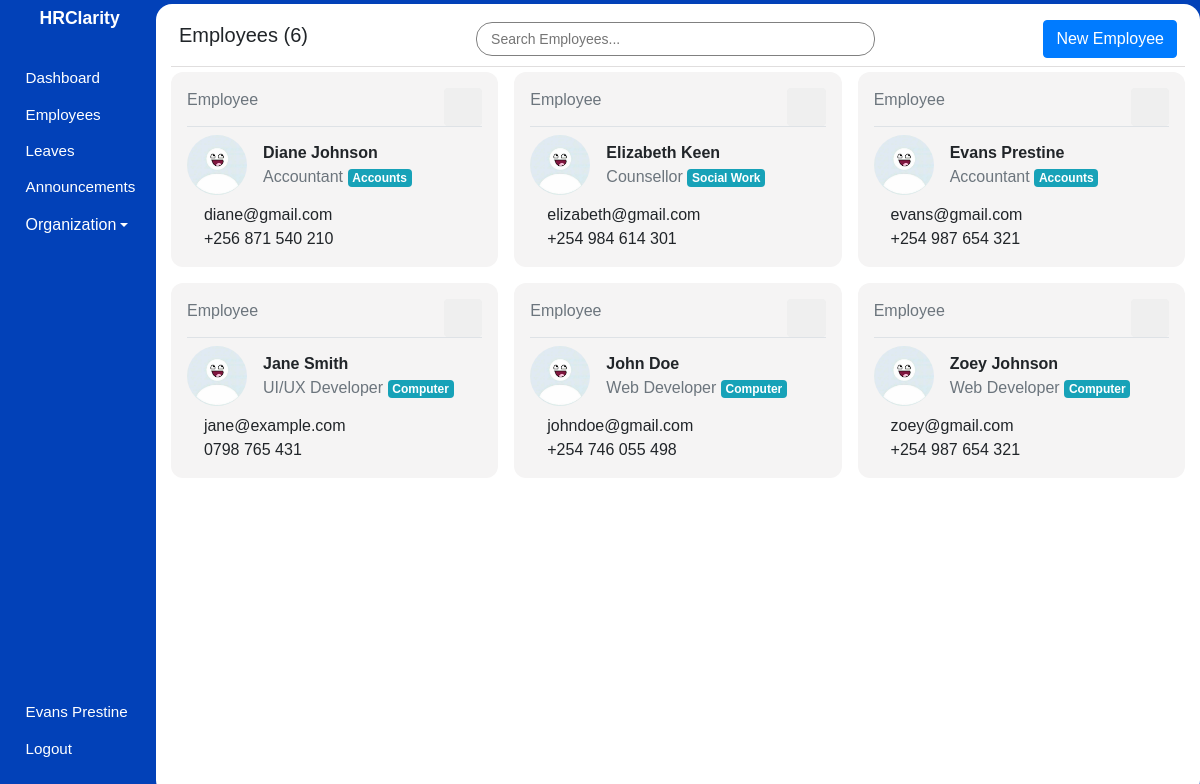
The page /admin/employees (signed in) on the database its author committed.
### hrms/models.py (models this page shows, shortened)
class User(db.Model, UserMixin):
    id = db.Column(db.Integer, primary_key=True)
    first_name = db.Column(db.String(80), nullable=False)
    last_name = db.Column(db.String(120), nullable=False)
    dob = db.Column(db.Date, nullable=False)
    gender = db.Column(db.String(7), nullable=False)
    email_address = db.Column(db.String(120), nullable=False)
    phone_number = db.Column(db.String(20), nullable=False)
    national_id = db.Column(db.Integer, nullable=False)
    user_level = db.Column(db.Integer, nullable=False, default=1)
    user_type = db.Column(db.String(10), nullable=False, default='employee')
    password = db.Column(db.String(60), nullable=False)
    image_file = db.Column(db.String(20), nullable=False, default='default.jpg')
    leaves = db.relationship('Leave')
    occupation_id = db.Column(db.Integer, db.ForeignKey('occupation.id'), nullable=False)

class Occupation(db.Model):
    id = db.Column(db.Integer, primary_key=True)
    name = db.Column(db.String(100), nullable=False)
    department_id = db.Column(db.Integer, db.ForeignKey('department.id'), nullable=False)
    employees = db.relationship('User', backref='occupation', lazy=True)

class Department(db.Model):
    id = db.Column(db.Integer, primary_key=True)
    name = db.Column(db.String(100), unique=True, nullable=False)
    occupations = db.relationship('Occupation', backref='department', lazy=True)

### hrms/hrm/routes.py (the view)
@admin.route('/admin/employees')
@login_required
def employees():
    employees = db.session.query(User, Occupation).join(Occupation).filter(User.user_level == 1).order_by(User.first_name.asc()).all()
    employees_count = len(employees)
    return render_template('admin/employees.html', page_title='Employees', employees=employees, employees_count=employees_count, user=current_user)

### hrms/models.py (called while the page is built)
@login_manager.user_loader
def load_user(user_id):
    user = User.query.filter_by(id=user_id).first()
    return user

### hrms/templates/admin/employees.html (shortened to what this page needs)
{% extends 'main_layout.html' %} {% block body %}
<section class="app">
  {% include 'admin/aside.html' %}
  <main class="Employees">
    <div class="main_container container-fluid pt-2">
      <div class="header p-2 d-flex justify-content-between align-items-center">
        <h5>Employees ({{ employees_count }})</h5>
        <input
          type="text"
          id="myInput"
          onkeyup="searchFunction()"
          placeholder="Search Employees..."
          class="form-control-sm"
        />
        <a href="{{ url_for('admin.add_employee') }}" class="btn btn-primary"
          >New Employee</a
        >
      </div>
      <div class="employees_wrapper">
        {% for employee, occupation in employees %}
        <div class="employee searchable p-3">
          <div class="actions border-bottom d-flex justify-content-between">
            <span class="text-secondary">
              {% if employee.user_level == 1 %} Employee {% elif
              employee.user_level == 2 %} Admin {% endif %}
            </span>
            <div class="d-flex align-items-center">
              <a
                href="{{ url_for('admin.update_employee', employee_id=employee.id) }}"
              >
                <span class="icon icon-pencil"></span>
              </a>
              <form
                action="{{ url_for('admin.delete_employee', employee_id=employee.id) }}"
                method="post"
                onsubmit="return confirm('Are you sure you want to delete this Employee?');"
              >
                <button type="submit" class="btn">
                  <span class="icon icon-trash text-danger"></span>
                </button>
              </form>
            </div>
          </div>
          <div class="details d-flex align-items-center pt-2">
            <img
              src="{{ url_for('static', filename='images/dp.jpg') }}"
              alt="Employee"
            />
            <div class="basic_info ml-3">
              <p class="m-0">
                <b>{{ employee.first_name }} {{ employee.last_name }}</b>
              </p>
              <p class="m-0 text-secondary">
                {{ occupation.name }}
                <span class="badge badge-info">
                  {{ occupation.department.name }}
                </span>
              </p>
            </div>
          </div>
          <div class="more_info mt-2">
            <p class="m-0">
              <span class="icon icon-envelope"></span> {{ employee.email_address
              }}
            </p>
            <p class="m-0">
              <span class="icon icon-phone"></span> {{ employee.phone_number }}
            </p>
          </div>
        </div>
        {% endfor %}
      </div>
    </div>
  </main>
</section>
{% endblock body %}

### hrms/templates/main_layout.html (shortened to what this page needs)
<!DOCTYPE html>
<html lang="en">
  <head>
    <link
      rel="stylesheet"
      href="{{ url_for('static', filename='/css/icomoon.css') }}"
    />
    <link
      rel="stylesheet"
      href="{{ url_for('static', filename='/css/bootstrap.min.css') }}"
    />
    <link
      rel="stylesheet"
      href="{{ url_for('static', filename='/css/styles.css') }}"
    />
  </head>
  <body>
    {% block body %} {% endblock body %}
  </body>
</html>

### hrms/templates/admin/aside.html (shortened to what this page needs)
<aside>
  <h1>HRClarity</h1>
  <div class="links">
    <ul>
      <li>
        <a href="{{ url_for('admin.admin_dashboard') }}">
            <span class="icon icon-home"></span>
            <span>Dashboard</span>
        </a>
      </li>
      <li>
        <a href="{{ url_for('admin.employees') }}">
            <span class="icon icon-users"></span>
            <span>Employees</span>
        </a>
      </li>
      <li>
        <a href="{{ url_for('leaves.admin_view_leaves') }}">
            <span class="icon icon-car"></span>
            <span>Leaves</span>
        </a>
      </li>
      <li>
        <a href="{{ url_for('announcements.view_announcements') }}">
            <span class="icon icon-speaker"></span>
            <span>Announcements</span>
        </a>
      </li>
      <li class="nav-item dropdown">
        <a class="dropdown-toggle" data-toggle="dropdown" href="#" role="button" aria-expanded="false"><span class="icon icon-building"></span>Organization</a>
    </li>
    </ul>
    <ul>
      <li>
        <a href="{{ url_for('user.update_profile', employee_id=current_user.id) }}">
            <span class="icon icon-user"></span>
            <span>{{ user.first_name }} {{ user.last_name }}</span>
        </a>
      </li>
      <li>
        <a href="{{ url_for('user.logout') }}">
            <span class="icon icon-power-off"></span>
            <span>Logout</span>
        </a>
      </li>
    </ul>
  </div>
</aside>

### hrms/static/css/icomoon.css (style rules this page uses)
[class^="icon-"], [class*=" icon-"] { font-family: 'icomoon' !important; speak: none; font-style: normal; font-weight: normal; font-variant: normal; text-transform: none; line-height: 1; -webkit-font-smoothing: antialiased; -moz-osx-font-smoothing: grayscale; }
.icon-user:before { content: "\f007"; }
.icon-power-off:before { content: "\f011"; }
.icon-home:before { content: "\f015"; }
.icon-pencil:before { content: "\f040"; }
.icon-phone:before { content: "\f095"; }
.icon-users:before { content: "\f0c0"; }
.icon-envelope:before { content: "\f0e0"; }
.icon-building:before { content: "\f1ad"; }
.icon-car:before { content: "\f1b9"; }
.icon-trash:before { content: "\f1f8"; }
.icon-speaker:before { content: "\e32d"; }

### hrms/static/css/styles.css (style rules this page uses)
* { font-family: sans-serif, Arial, Helvetica; padding: 0; margin: 0; }
.app { background: #0241b8; height: 100vh; display: flex; align-items: center; }
.app aside { width: 13%; height: 100%; padding: 0.5em 0 0.2em 0.2em; color: #fff; }
.app aside h1 { font-size: 1.1em; font-weight: bold; text-align: center; }
.app aside .links ul { list-style: none; }
.app aside .links ul li { margin: 0.1em 0; padding: 6px; }
.app aside .links ul li a { text-decoration: none; color: #ffffff; display: flex; align-items: center; }
.app aside .links ul:nth-of-type(1) { margin: 2em 0; }
.app aside .links ul:nth-of-type(2) { position: absolute; bottom: 1em; }
.app aside .links .icon { margin: 0 0.3em 0 0; }
.app aside .links a span:nth-of-type(2), .app aside .links .icon { font-size: 0.95em; }
.app main { width: 87%; height: 99vh; overflow-y: auto; z-index: 5; }
.app main .main_container { border-radius: 16px; background: #fff; padding-bottom: 12px; height: 100%; overflow: auto; }
.app main .main_container .header { background: #fff; position: sticky; top: 0; border-bottom: 1px solid rgb(224, 222, 222); margin-bottom: 5px; }
.app main .main_container .header input { border-radius: 16px; border: 1px solid grey; padding: 0.4em 1em; width: 40%; margin: auto; }
.Employees .employees_wrapper { display: grid; grid-template-columns: 1fr 1fr 1fr; gap: 1em; }
.Employees .employees_wrapper .employee { background: rgb(245, 244, 244); border-radius: 12px; }
.Employees .employees_wrapper .employee img { width: 60px; border-radius: 50%; }

### rows shown on the page
User: first_name "Evans", last_name "Prestine", user_level "Employee", name "Accountant", department.name "Accounts", email_address "evans@gmail.com", phone_number "+254 987 654 321"
User: user_level "Employee", first_name "Diane", last_name "Johnson", name "Accountant", department.name "Accounts", email_address "diane@gmail.com", phone_number "+256 871 540 210"
User: user_level "Employee", first_name "Elizabeth", last_name "Keen", name "Counsellor", department.name "Social Work", email_address "elizabeth@gmail.com", phone_number "+254 984 614 301"
User: user_level "Employee", first_name "Jane", last_name "Smith", name "UI/UX Developer", department.name "Computer", email_address "jane@example.com", phone_number "0798 765 431"
User: user_level "Employee", first_name "John", last_name "Doe", name "Web Developer", department.name "Computer", email_address "johndoe@gmail.com", phone_number "+254 746 055 498"
User: user_level "Employee", first_name "Zoey", last_name "Johnson", name "Web Developer", department.name "Computer", email_address "zoey@gmail.com", phone_number "+254 987 654 321"

### other values the page prints
{{ employees_count }} "6"
